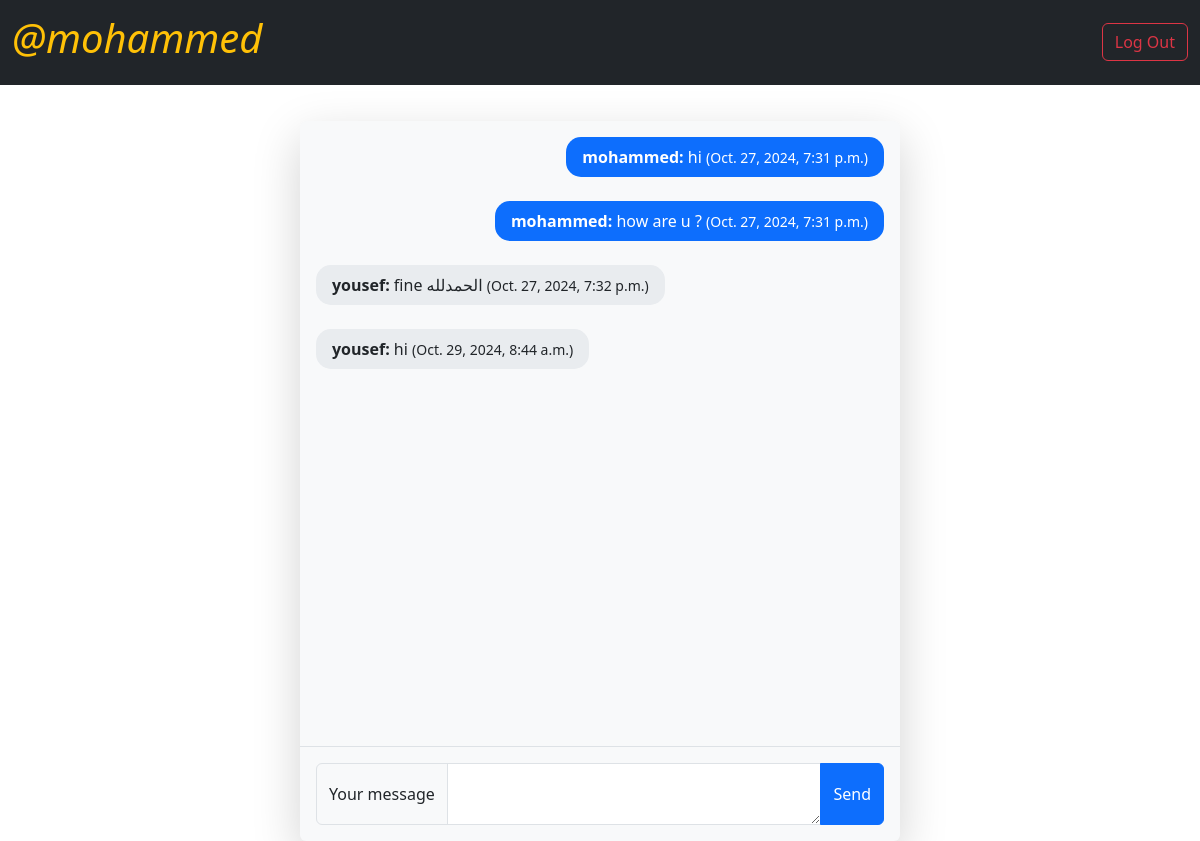
Screenshot of /yousef/ (signed in) with the database file from the repository.
### chat/models.py (models this page shows, shortened)
class Message(models.Model):
    sender = models.ForeignKey(User, related_name="sent_messages", on_delete=models.CASCADE)
    receiver = models.ForeignKey(User, related_name="received_messages", on_delete=models.CASCADE)
    content = models.TextField()
    timestamp = models.DateTimeField(auto_now_add=True)

### chat/views.py (the view)
# urls.py: path('<str:username>/', views.chat_room, name='chat_room'),
def chat_room(request, username):
    print(f"Accessing chat_room with username: {username}")
    try:
        receiver = User.objects.get(username=username)
    except User.DoesNotExist:
        print("catched")
        return redirect("chat:lobby")
    sender = request.user
    messages = Message.objects.filter(
        (models.Q(sender=sender) & models.Q(receiver=receiver)) |
        (models.Q(sender=receiver) & models.Q(receiver=sender))
    ).order_by('timestamp')  # Ordering by timestamp
    context = {
        'username': username,
        'messages': messages,
    }
    return render(request, 'chat/chat_room.html', context)

### chat/templates/chat/chat_room.html (shortened to what this page needs)
<!DOCTYPE html>
<html lang="en">
<head>
    <link href="https://cdn.jsdelivr.net/npm/bootstrap@5.3.3/dist/css/bootstrap.min.css" rel="stylesheet">
</head>
<body>
    <nav class="navbar bg-dark" style="height: 5.3rem; margin-bottom: 3%;">
        <div class="container-fluid d-flex justify-content-between">
            <a href="/"><h1 class="text-warning fst-italic username">@{{user.username}}</h1></a>
            {% if user.is_authenticated %}
            <form action="{% url 'chat:logout' %}" method="post">
                <button class="btn btn-outline-danger" type="submit">Log Out</button>
            </form>
            {% endif %}
        </div>
    </nav>
    <div class="mx-auto msgChat w-50 mx-auto bg-body-tertiary rounded shadow-lg">
        <div id="chat-log">
            {% for message in messages %}
                <div class="chat-message {% if message.sender.username == user.username %}sender{% else %}receiver{% endif %}">
                    <p><strong>{{ message.sender.username }}:</strong> {{ message.content }} <small>({{ message.timestamp }})</small></p>
                </div>
            {% endfor %}
        </div>
        <form id="chat-message-form">
            <div class="input-group w-100">
                <span class="input-group-text">Your message</span>
                <textarea id="chat-message-input" autocomplete="off" class="form-control" aria-label="With textarea"></textarea>
                <button type="submit" class="btn btn-primary">Send</button>
            </div>
        </form>
    </div>
</body>
</html>

### chat/templates/chat/chat_room.html (style rules this page uses)
a { color: white; text-decoration: none; }
.msgChat { height: 45rem; display: flex; flex-direction: column; }
#chat-log { flex: 1; overflow-y: auto; padding: 1rem; }
.chat-message { display: flex; align-items: center; margin-bottom: 0.5rem; }
.chat-message.sender { justify-content: flex-end; text-align: right; }
.chat-message.receiver { justify-content: flex-start; }
.chat-message p { background-color: #e9ecef; padding: 0.5rem 1rem; border-radius: 15px; max-width: 75%; display: inline-block; }
.chat-message.sender p { background-color: #0d6efd; color: white; }
#chat-message-form { margin-top: auto; padding: 1rem; border-top: 1px solid #dee2e6; }

### rows the page displays
Message: sender.username "mohammed", content "hi", timestamp "Oct. 27, 2024, 7:31 p.m."
Message: sender.username "mohammed", content "how are u ?", timestamp "Oct. 27, 2024, 7:31 p.m."
Message: sender.username "yousef", content "fine الحمدلله", timestamp "Oct. 27, 2024, 7:32 p.m."
Message: sender.username "yousef", content "hi", timestamp "Oct. 29, 2024, 8:44 a.m."

### other values shown
{{ user.username }} "mohammed"
